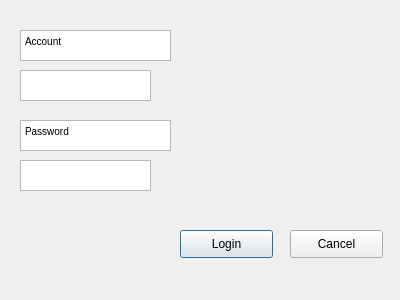
<?xml version="1.0" encoding="UTF-8"?>
<ui version="4.0">
 <class>Login</class>
 <widget class="QDialog" name="Login">
  <property name="geometry">
   <rect>
    <x>0</x>
    <y>0</y>
    <width>400</width>
    <height>300</height>
   </rect>
  </property>
  <property name="windowTitle">
   <string>Dialog</string>
  </property>
  <widget class="QTextEdit" name="textEdit">
   <property name="geometry">
    <rect>
     <x>20</x>
     <y>70</y>
     <width>131</width>
     <height>31</height>
    </rect>
   </property>
  </widget>
  <widget class="QTextEdit" name="textEdit_2">
   <property name="geometry">
    <rect>
     <x>20</x>
     <y>160</y>
     <width>131</width>
     <height>31</height>
    </rect>
   </property>
  </widget>
  <widget class="QTextBrowser" name="textBrowser">
   <property name="geometry">
    <rect>
     <x>20</x>
     <y>30</y>
     <width>151</width>
     <height>31</height>
    </rect>
   </property>
   <property name="html">
    <string>&lt;!DOCTYPE HTML PUBLIC &quot;-//W3C//DTD HTML 4.0//EN&quot; &quot;http://www.w3.org/TR/REC-html40/strict.dtd&quot;&gt;
&lt;html&gt;&lt;head&gt;&lt;meta name=&quot;qrichtext&quot; content=&quot;1&quot; /&gt;&lt;style type=&quot;text/css&quot;&gt;
p, li { white-space: pre-wrap; }
&lt;/style&gt;&lt;/head&gt;&lt;body style=&quot; font-family:'MS Shell Dlg 2'; font-size:7.8pt; font-weight:400; font-style:normal;&quot;&gt;
&lt;p style=&quot; margin-top:0px; margin-bottom:0px; margin-left:0px; margin-right:0px; -qt-block-indent:0; text-indent:0px;&quot;&gt;Account&lt;/p&gt;&lt;/body&gt;&lt;/html&gt;</string>
   </property>
  </widget>
  <widget class="QTextBrowser" name="textBrowser_2">
   <property name="geometry">
    <rect>
     <x>20</x>
     <y>120</y>
     <width>151</width>
     <height>31</height>
    </rect>
   </property>
   <property name="html">
    <string>&lt;!DOCTYPE HTML PUBLIC &quot;-//W3C//DTD HTML 4.0//EN&quot; &quot;http://www.w3.org/TR/REC-html40/strict.dtd&quot;&gt;
&lt;html&gt;&lt;head&gt;&lt;meta name=&quot;qrichtext&quot; content=&quot;1&quot; /&gt;&lt;style type=&quot;text/css&quot;&gt;
p, li { white-space: pre-wrap; }
&lt;/style&gt;&lt;/head&gt;&lt;body style=&quot; font-family:'MS Shell Dlg 2'; font-size:7.8pt; font-weight:400; font-style:normal;&quot;&gt;
&lt;p style=&quot; margin-top:0px; margin-bottom:0px; margin-left:0px; margin-right:0px; -qt-block-indent:0; text-indent:0px;&quot;&gt;Password&lt;/p&gt;&lt;/body&gt;&lt;/html&gt;</string>
   </property>
  </widget>
  <widget class="QPushButton" name="pushButton">
   <property name="geometry">
    <rect>
     <x>180</x>
     <y>230</y>
     <width>93</width>
     <height>28</height>
    </rect>
   </property>
   <property name="text">
    <string>Login</string>
   </property>
  </widget>
  <widget class="QPushButton" name="pushButton_2">
   <property name="geometry">
    <rect>
     <x>290</x>
     <y>230</y>
     <width>93</width>
     <height>28</height>
    </rect>
   </property>
   <property name="text">
    <string>Cancel</string>
   </property>
  </widget>
 </widget>
 <resources/>
 <connections/>
</ui>
